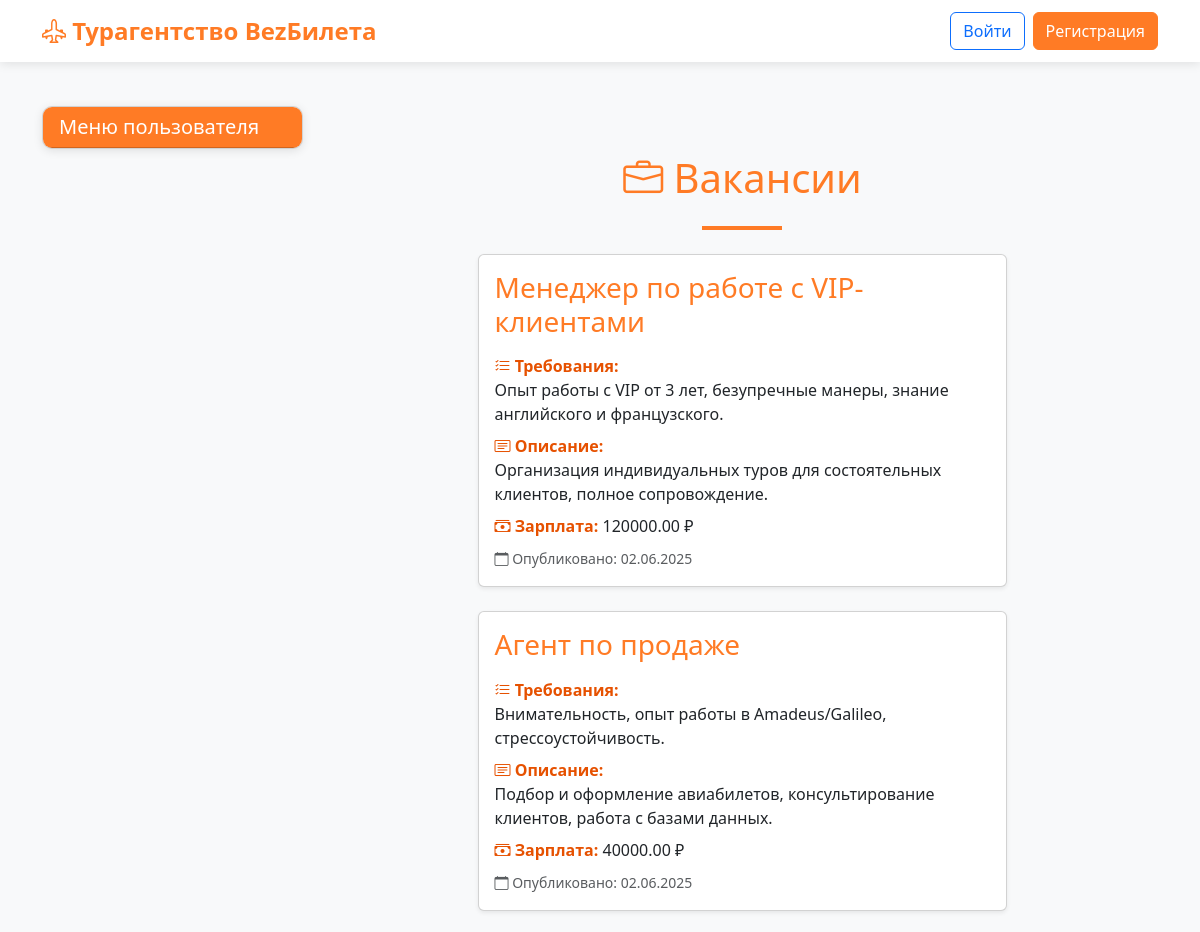
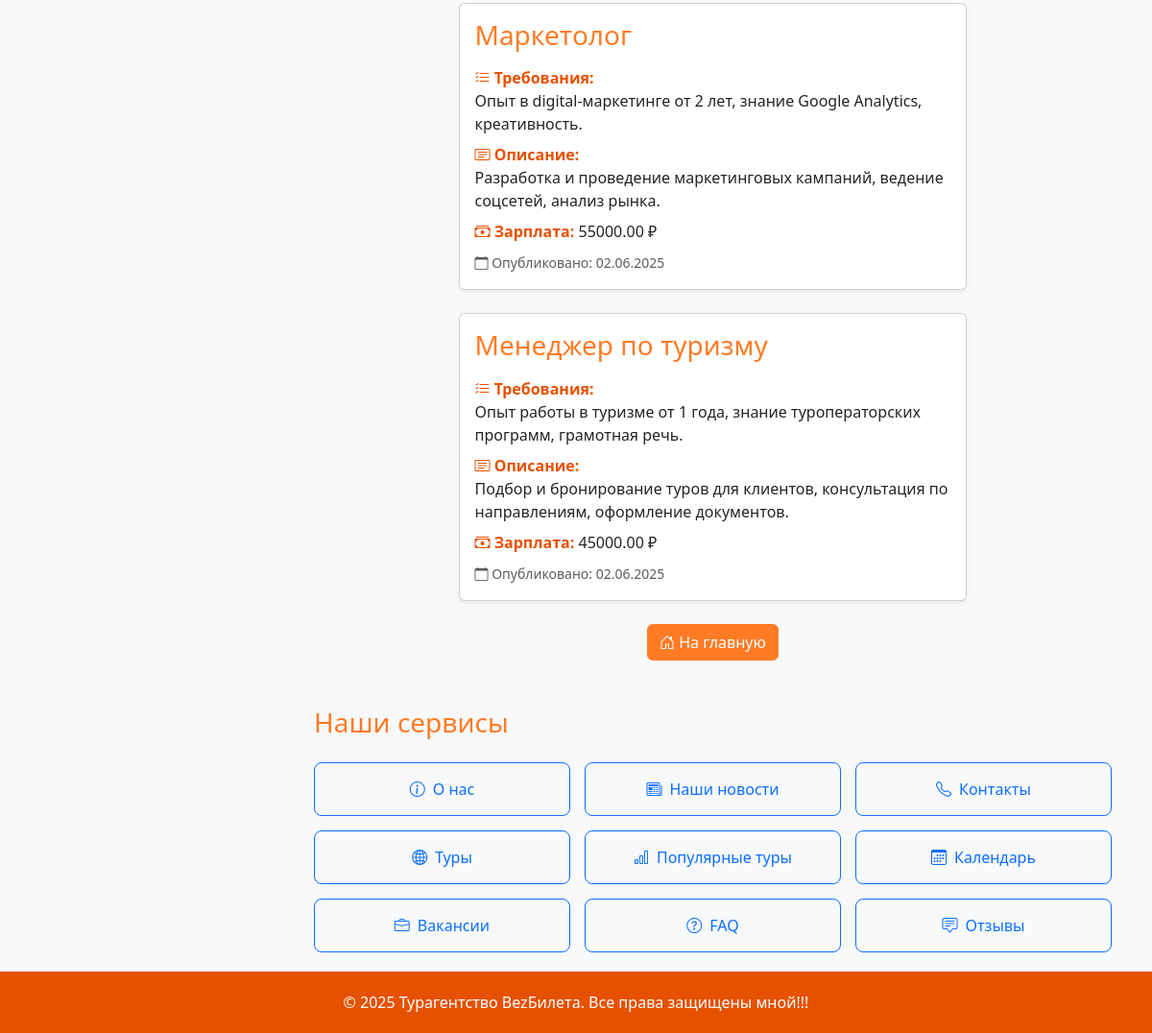
Page /vacancies/ on the committed database (2 pictures, top to bottom).
### app/models.py (models this page shows, shortened)
class Vacancy(models.Model):
    title = models.CharField(max_length=200)
    description = models.TextField()
    requirements = models.TextField()
    salary = models.DecimalField(max_digits=10, decimal_places=2)
    created_at = models.DateTimeField(auto_now_add=True)

### app/views.py (the view)
# urls.py: re_path(r'^vacancies/$', views.vacancies_view, name='vacancies'),
def vacancies_view(request):
    vacancies = Vacancy.objects.all().order_by('-created_at')
    return render(request, 'app/vacancies.html', {'vacancies': vacancies})

### app/templates/app/vacancies.html (shortened to what this page needs)
{% extends "base.html" %}
{% block content %}
<div class="container my-5">
    <div class="row justify-content-center">
        <div class="col-lg-8">
            <h1 class="text-center text-orange mb-4">
                <i class="bi bi-briefcase"></i> Вакансии
            </h1>
            <div class="orange-divider mb-4"></div>
            {% if vacancies %}
            <div class="vacancy-list">
                {% for vacancy in vacancies %}
                <div class="card shadow-sm mb-4">
                    <div class="card-body">
                        <h3 class="card-title text-orange">{{ vacancy.title }}</h3>
                        <div class="vacancy-details mt-3">
                            <p class="mb-2"><strong><i class="bi bi-list-check"></i> Требования:</strong><br>
                            {{ vacancy.requirements }}</p>
                            <p class="mb-2"><strong><i class="bi bi-card-text"></i> Описание:</strong><br>
                            {{ vacancy.description }}</p>
                            <p class="mb-2"><strong><i class="bi bi-cash-stack"></i> Зарплата:</strong>
                            {{ vacancy.salary }} ₽</p>
                            <p class="text-muted mb-0"><small>
                                <i class="bi bi-calendar"></i> Опубликовано: {{ vacancy.created_at|date:"d.m.Y" }}
                            </small></p>
                        </div>
                    </div>
                </div>
                {% endfor %}
            </div>
            {% else %}
            <div class="alert alert-info text-center">
                <i class="bi bi-info-circle"></i> Пока нет открытых вакансий.
            </div>
            {% endif %}
            <div class="text-center mt-4">
                <a href="{% url 'main' %}" class="btn btn-primary">
                    <i class="bi bi-house-door"></i> На главную
                </a>
            </div>
        </div>
    </div>
</div>
{% endblock %}

### app/templates/base.html (style rules this page uses)
:root { --orange-primary: #FF7B25; --orange-light: #FFA726; --orange-dark: #E65100; }
body { background-color: #f8f9fa; color: #333; font-family: 'Segoe UI', Tahoma, Geneva, Verdana, sans-serif; display: flex; flex-direction: column; min-height: 100vh; }
.btn-primary { background-color: var(--orange-primary); border-color: var(--orange-primary); }
.text-orange { color: var(--orange-primary); }
.orange-divider { width: 80px; height: 4px; background-color: var(--orange-primary); margin: 15px auto; }

### app/templates/app/vacancies.html (style rules this page uses)
.vacancy-details p { margin-bottom: 0.5rem; }
.vacancy-details strong { color: var(--orange-dark); }

### rows in the picture
Vacancy: title "Менеджер по работе с VIP-клиентами", requirements "Опыт работы с VIP от 3 лет, безупречные манеры, знание английского и французского.", description "Организация индивидуальных туров для состоятельных клиентов, полное сопровождение.", salary "120000.00", created_at "02.06.2025"
Vacancy: title "Агент по продаже", requirements "Внимательность, опыт работы в Amadeus/Galileo, стрессоустойчивость.", description "Подбор и оформление авиабилетов, консультирование клиентов, работа с базами данных.", salary "40000.00", created_at "02.06.2025"
Vacancy: title "Маркетолог", requirements "Опыт в digital-маркетинге от 2 лет, знание Google Analytics, креативность.", description "Разработка и проведение маркетинговых кампаний, ведение соцсетей, анализ рынка.", salary "55000.00", created_at "02.06.2025"
Vacancy: title "Менеджер по туризму", requirements "Опыт работы в туризме от 1 года, знание туроператорских программ, грамотная речь.", description "Подбор и бронирование туров для клиентов, консультация по направлениям, оформление документов.", salary "45000.00", created_at "02.06.2025"
